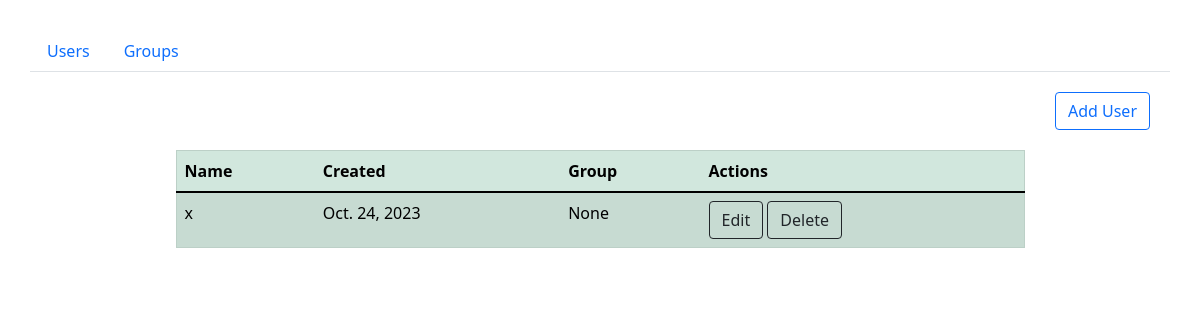
The app's page /, older data.
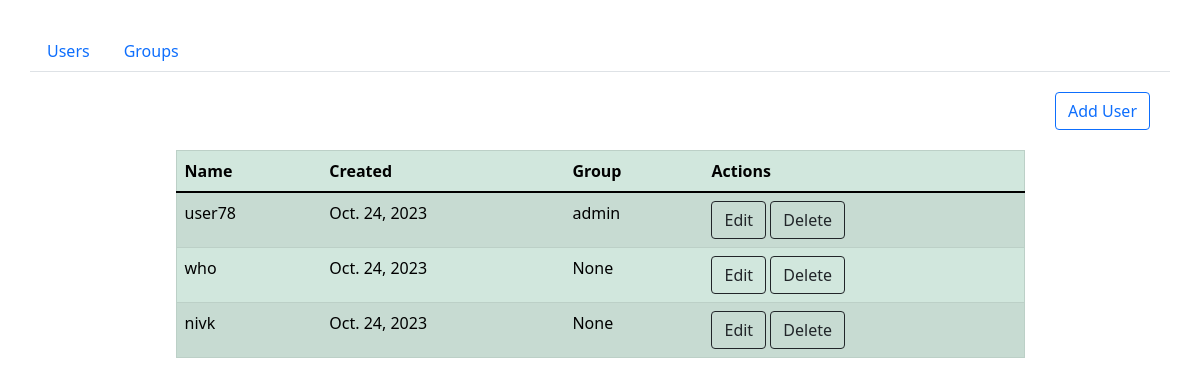
The same page, newer data.
### page/models.py (models this page shows, shortened)
class User(models.Model):
    id = models.AutoField(primary_key=True)
    username = models.CharField(max_length=100)
    created = models.DateField(default=timezone.now)
    group = models.ForeignKey(Group, on_delete=models.SET_NULL, blank=True, null=True)

class Group(models.Model):
    id = models.AutoField(primary_key=True)
    title = models.CharField(max_length=100, unique=True)
    description = models.TextField(blank=False, max_length=1000)
    def __str__(self):
        return self.title

### page/views.py (the view)
# urls.py: path('', views.users, name='users'),
def users(request):
    users = User.objects.order_by('-created')
    context = {'users': users, 'title': 'Users'}
    return render(request, 'page/users.html', context)

### page/templates/page/users.html (shortened to what this page needs)
{% extends './base.html' %}
{% load static %}
{% block content %}
<ul class="nav justify-content-end">
	<a href="{% url 'add_user' %}" style="margin: 20px;" class="btn btn-outline-primary">Add User</a>
</ul>
<div class="row justify-content-center">
	<div class="col-xs-12 col-md-9">
		<table class="table table-hover table-success table-striped ">
  			<thead>
		    <tr>
		      <th scope="col">Name</th>
		      <th scope="col">Created</th>
		      <th scope="col">Group</th>
		      <th scope="col">Actions</th>
		    </tr>
		  </thead>
		  <tbody>
		  	{% for user in users %}
		    <tr>
		      <td>{{ user.username }}</td>
		      <td>{{ user.created }}</td>
		      <td>{{ user.group }}</td>
		      <td>
		      	<a href="{% url 'update_user' user.username %}" type="button" class="btn btn-outline-dark">Edit</a>
		      	<a href="{% url 'delete_user' user.username %}" type="button" class="btn btn-outline-dark">Delete</a>
		  	  </td>
		    </tr>
		    {% endfor %}
		  </tbody>
		</table>
    </div>
</div>
{% endblock content %}

### page/templates/page/base.html (shortened to what this page needs)
{% load static %}
<!DOCTYPE html>
<html>
<head>
	<link href="https://cdn.jsdelivr.net/npm/bootstrap@5.1.3/dist/css/bootstrap.min.css" rel="stylesheet">
   <link rel="stylesheet" href="{% static '/css/style.css' %}">
</head>
<body>
	<div class="main">
		<nav>
		  <div class="nav nav-tabs" id="nav-tab" role="tablist">
		    <a class="nav-link"  href="{% url 'users' %}">Users</a>
		    <a class="nav-link " href="{% url 'groups' %}">Groups</a>
		  </div>
		</nav>
	{% block content %}{% endblock content %}
   </div>
</body>
</html>

### page/static/css/style.css (style rules this page uses)
.main { padding: 30px; }
table { border: 1px solid black; border-radius: 10px; }

Row changes from the older to the newer data that the page shows:
removed User: username "x", created "Oct. 24, 2023", group "None"
added User: username "user78", created "Oct. 24, 2023", group "admin"
added User: username "who", created "Oct. 24, 2023", group "None"
added User: username "nivk", created "Oct. 24, 2023", group "None"
